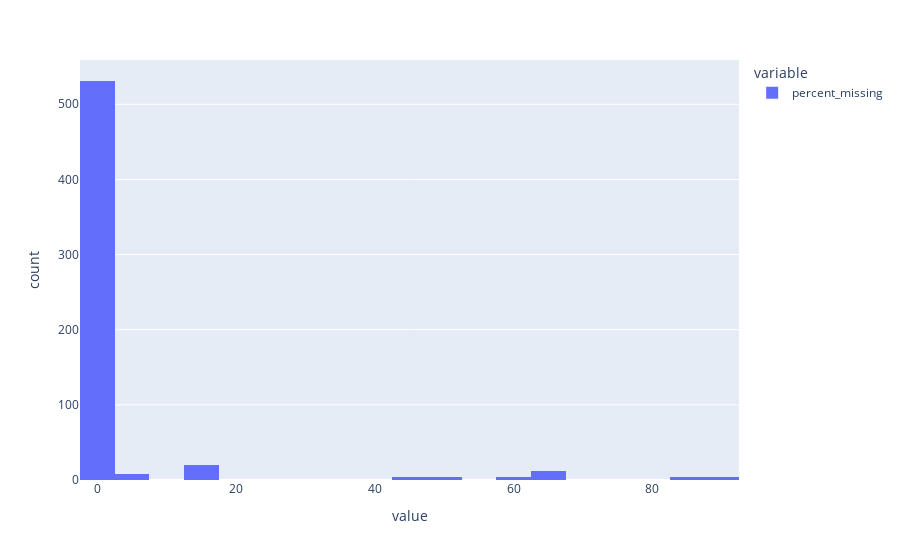

Notebook source saved alongside this figure:
### Code cell
px.histogram(missing_value_df.percent_missing)

### Figure 1 — Plotly figure (JSON) as saved in the notebook; plotly's stock layout.template omitted (floating-point values rounded to 4 significant figures; data arrays with more than 128 entries replaced by an {"elided": "..."} marker saying what was removed)
{"data": [{"alignmentgroup": "True", "bingroup": "x", "hovertemplate": "variable=percent_missing<br>value=%{x}<br>count=%{y}<extra></extra>", "legendgroup": "percent_missing", "marker": {"color": "#636efa", "pattern": {"shape": ""}}, "name": "percent_missing", "offsetgroup": "percent_missing", "orientation": "v", "showlegend": true, "type": "histogram", "x": {"elided": "591 float values"}, "xaxis": "x", "yaxis": "y"}], "layout": {"barmode": "relative", "legend": {"title": {"text": "variable"}, "tracegroupgap": 0}, "margin": {"t": 60}, "xaxis": {"anchor": "y", "domain": [0, 1], "title": {"text": "value"}}, "yaxis": {"anchor": "x", "domain": [0, 1], "title": {"text": "count"}}}}
